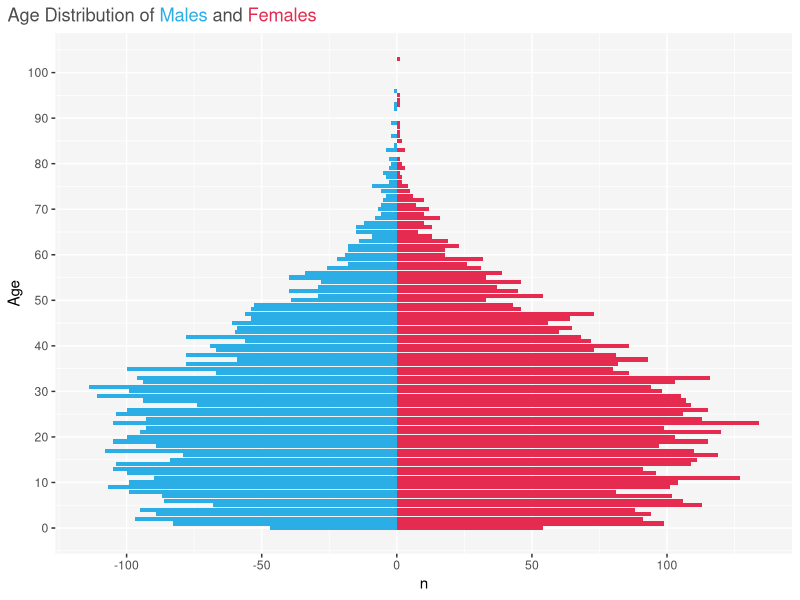
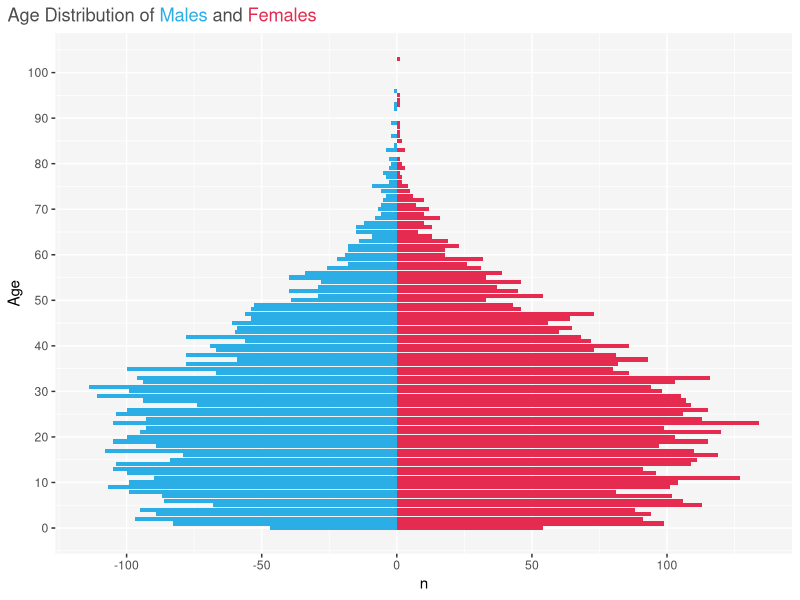

Write R code to recreate these figures, in order.
# load required packages
library(dplyr)
library(ggplot2)
library(glue)
library(ggtext)

# make example data
set.seed(3)
test_data <- data.frame(age = abs(round(rnorm(n = 10000, mean = 25, sd=20),0)),
                        sex = sample(c('M','F'), 1000, replace = TRUE))

# create popn pyramid function
popn_pyramid <- function(df, 
                         ageCol,
                         sexCol,
                         mColor = "#e52b50", 
                         fColor = "#2bade5"){
  plot_colors <- c(mColor, fColor)
  pyr_title <- glue::glue(
    "Age Distribution of 
    <span style='color:{plot_colors[2]};'>Males</span>
    and 
    <span style='color:{plot_colors[1]};'>Females</span> 
    " )
  plot_popn <- substitute(
    
    df %>%
      group_by(ageCol, sexCol) %>%
      summarize(n = as.numeric(n())) %>%
      mutate(n = case_when(sexCol == "F" ~ n,
                           sexCol == "M" ~ n*-1)) %>%
      ggplot(aes(x    = ageCol,
                 y    = n,
                 fill = sexCol)) +
      geom_bar(stat = "identity") +
      scale_x_continuous(breaks = seq(0,110, 10),
                         name = "Age") +
      scale_fill_manual(values = plot_colors) +
      coord_flip() +
      labs(title = pyr_title) +
      theme(panel.background = element_rect(fill = "grey96"),
            plot.title = ggtext::element_markdown(color = "grey30"),
            legend.position = "none",
            plot.title.position = "plot") 
    
  )
  eval(plot_popn)
}

# use function to make plot with example data
popn_pyramid(df = test_data,
             ageCol = age,
             sexCol = sex)

# save plot
ggsave(filename = 'popn_pyramid.png',
       path = 'output/plots',
       device = 'png')
